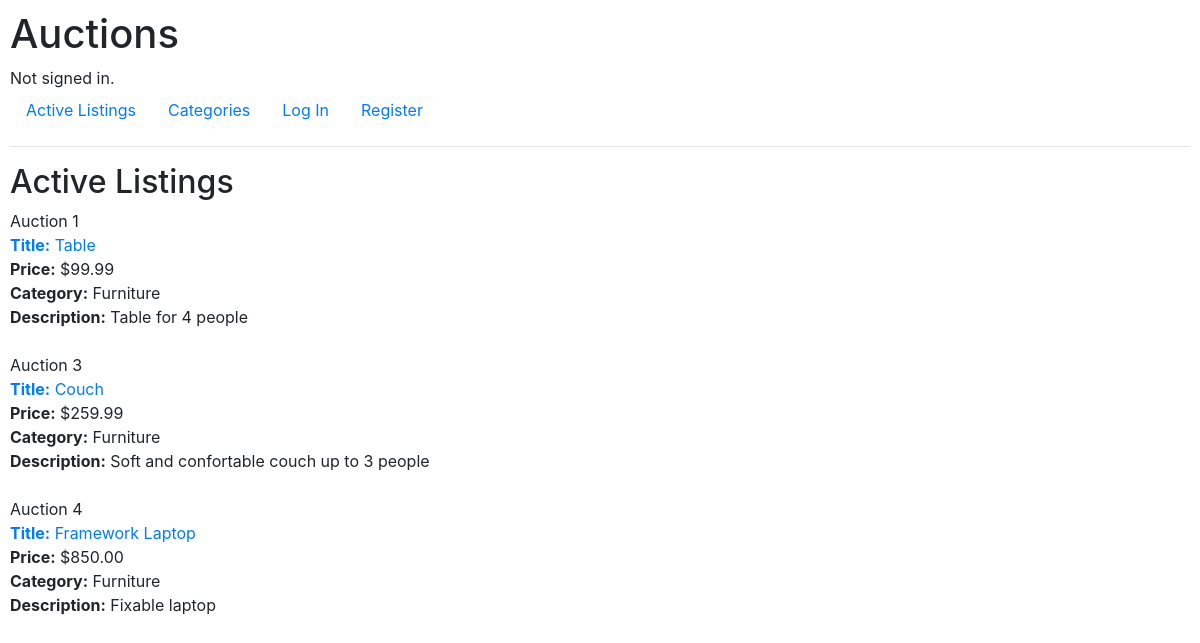
Before: / with the older database file.
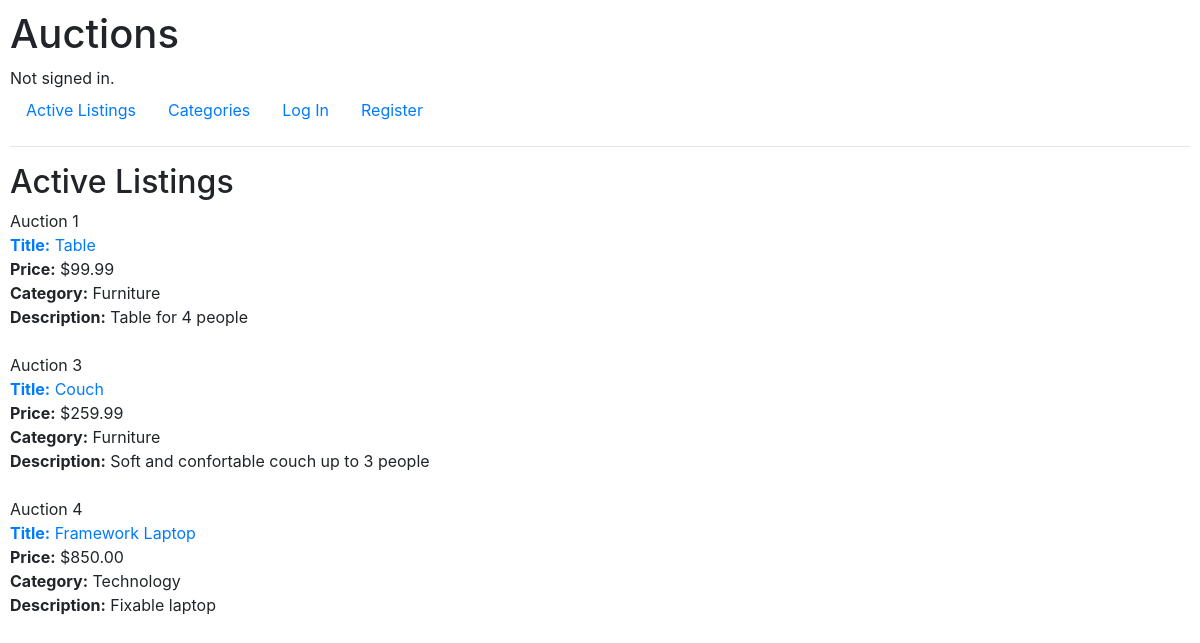
After: the same page with the newer database file.
### auctions/models.py (models this page shows, shortened)
class AuctionListing(models.Model):
    user = models.ForeignKey(User, on_delete=models.CASCADE, related_name="users")
    title = models.CharField(max_length=45) #or 50
    description = models.TextField(max_length=450)
    category = models.ForeignKey(Category, on_delete=models.CASCADE, blank=True, related_name="category")
    price = models.DecimalField(max_digits=9, decimal_places=2, default=1)
    date = models.DateTimeField(auto_now_add=True)
    img_url = models.URLField(blank=True, default="https://placeholder.pics/svg/300/FBFFBC-C7FF63/000000-9BA6FF/example%20image") # Check
    state = models.BooleanField(default=False)

class Category(models.Model): # Optional for the user
    name = models.CharField(max_length=20, blank=True)
    class meta:
        verbose_name_singular = "Category"
        verbose_name_plural = "Categories" # trying to change the name of the table
    def __str__(self):
        return self.name

### auctions/views.py (the view)
# urls.py: path("", views.index, name="index"),
def index(request):
    return render(request, "auctions/index.html", {
        "auctions": AuctionListing.objects.all()
    })

### auctions/templates/auctions/index.html (shortened to what this page needs)
{% extends "auctions/layout.html" %}
{% block body %}
    <h2>Active Listings</h2>
    {% if auctions %}
        {% for auction in auctions %}
            {% if auction.state == False %}
            <div>
                Auction {{ auction.id }} <br>
                <div><a href="{% url 'auction' auction.id %}"><strong>Title:</strong> {{ auction.title }}</a></div>
                <div><strong>Price:</strong> ${{ auction.price }}</div>
                <div><strong>Category:</strong> {{ auction.category }}</div>
                <div><strong>Description:</strong> {{ auction.description }}</div>
            </div> <br>
            {% endif %}
        {% endfor %}
    {% else %}
        No auctions
    {% endif %}
{% endblock %}

Changed rows visible on the page:
changed AuctionListing "Framework Laptop": category "Furniture" → "Technology"
